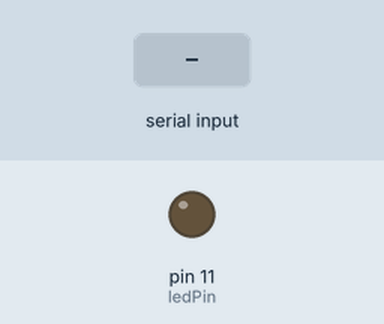
The sketch below on a simulated Arduino Uno, built with avr-gcc and run on an emulated ATmega328P. Shown: output pins drawn as LEDs (lit = HIGH). Inputs (shaded band) come from the test bench.

Above: at 1.2 s.
1.3 s: byte 30 received over Serial
At 2.2 s:
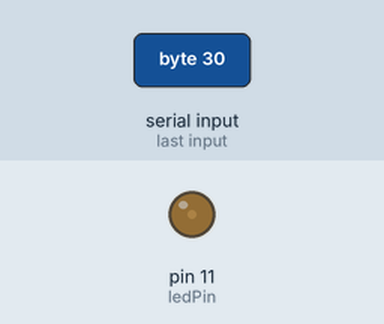
2.8 s: byte 90 received over Serial
At 3.3 s:
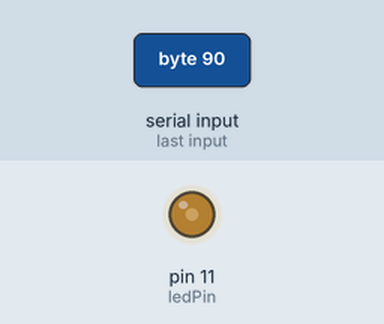
Timing chart, 0 to 5.8 s (numbered marks = the images above; inputs shaded):
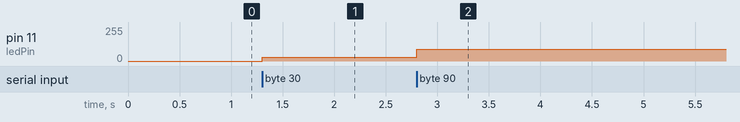

Measured:
- after the input at 1.3 s, pin 11 (ledPin): 0/255 → 30/255 at once
- after the input at 2.8 s, pin 11 (ledPin): 30/255 → 90/255 at once

The sketch:

serialReadAnalogWrite.ino
```cpp
/*

SC -> serial -> control LED brightness

*/


int ledPin = 11;

void setup() {

  Serial.begin(115200);
  pinMode(ledPin, OUTPUT);
}

void loop() {

  byte brightness;

  if (Serial.available()) {
    brightness = Serial.read();
    analogWrite(ledPin, brightness);
  }

}
```
